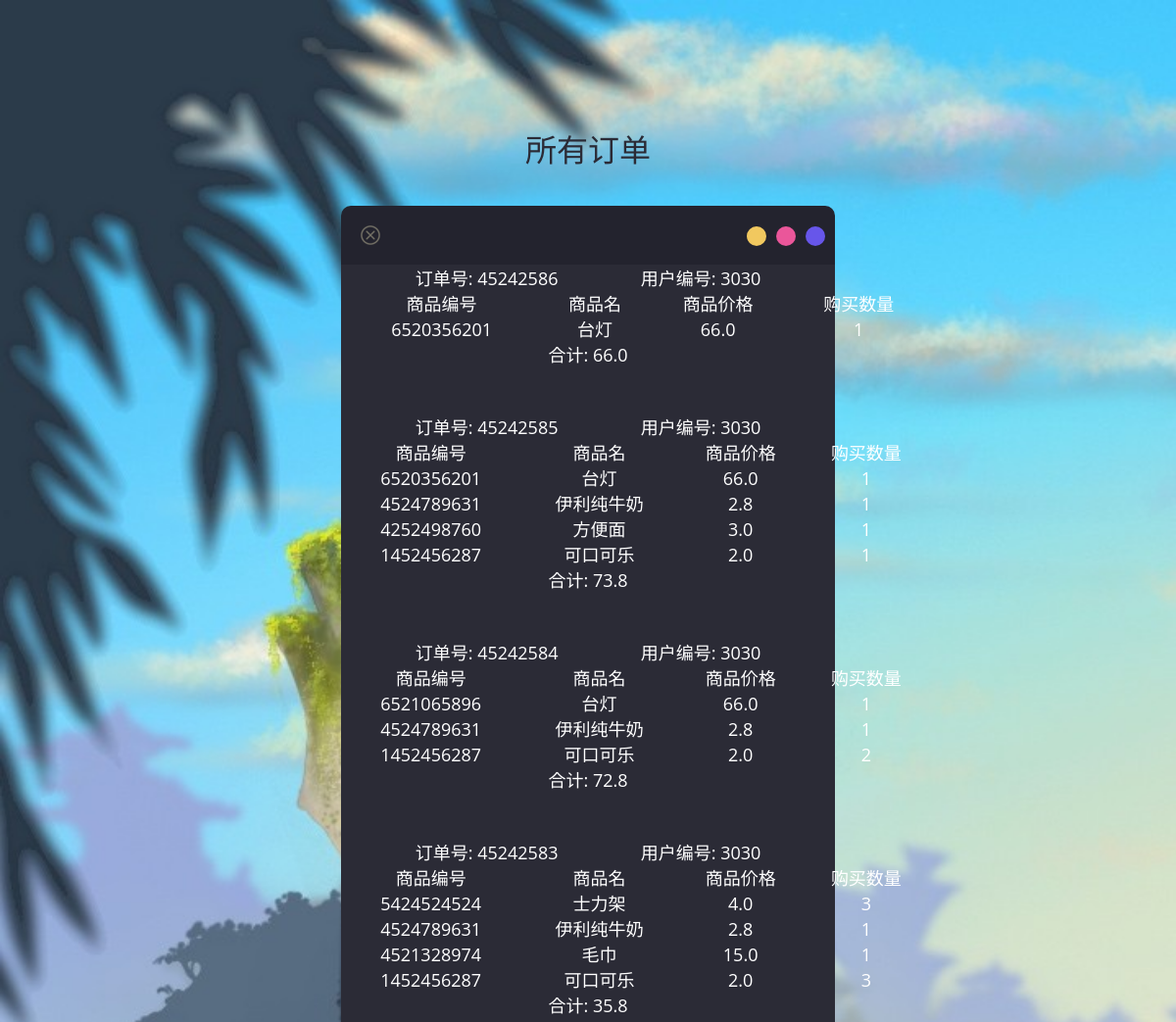
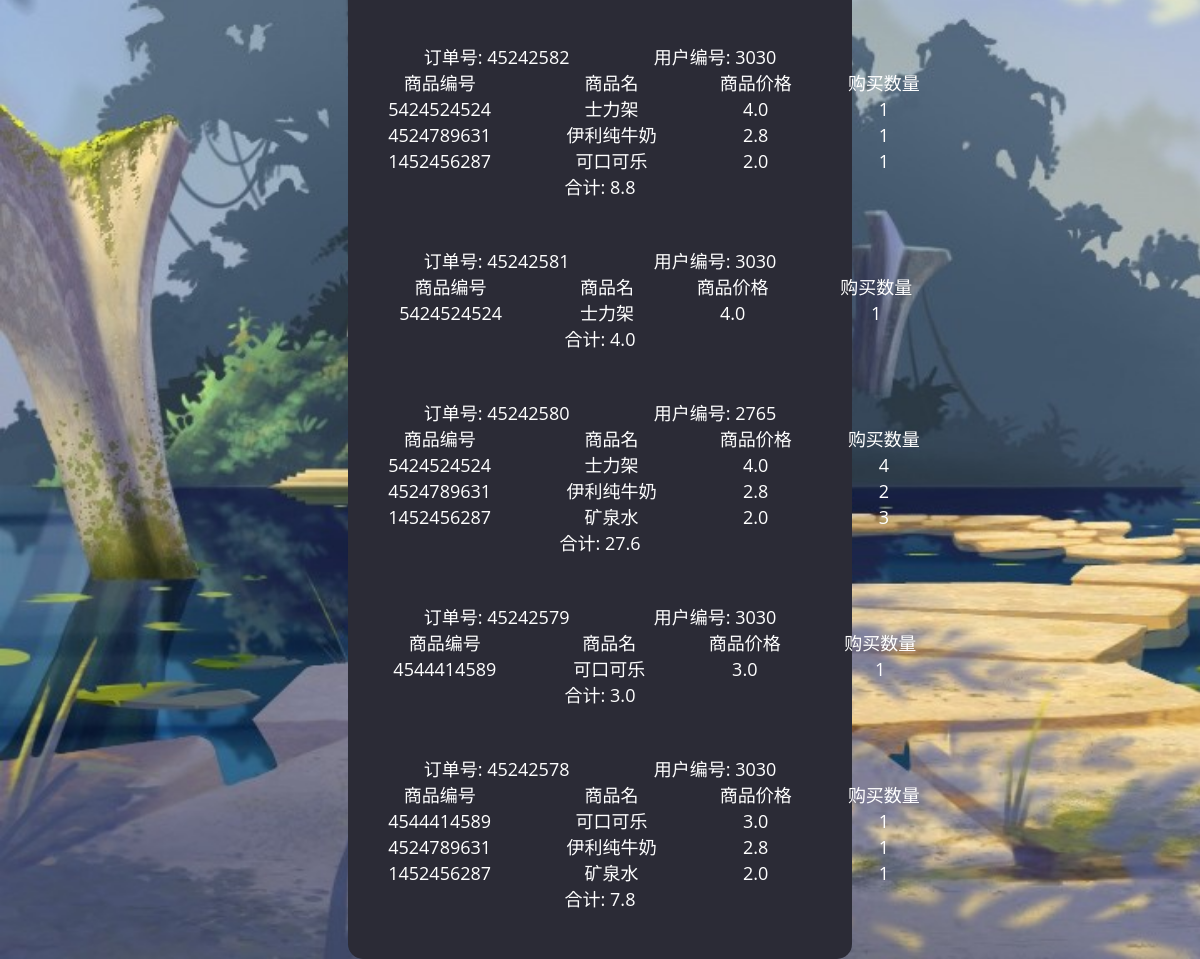
Page /admin/orders on the committed database (2 pictures, top to bottom).
### tables this page shows
CREATE TABLE "history" (
  "order_id" integer NOT NULL,
  "use_id" integer NOT NULL,
  "good_id" INTEGER NOT NULL,
  "good_name" TEXT NOT NULL,
  "number" INTEGER NOT NULL,
  "price" real NOT NULL,
  PRIMARY KEY ("order_id", "good_id")
);

### SIMS.py (the view)
@app.route('/admin/orders', methods=['GET', 'POST'])
def admin_orders():
    error = None
    sum_list = []
    order_ids = []
    user_id = []
    orders = query_db('''SELECT * from history''', [], False)[::-1]
    ids = query_db('''SELECT order_id from history''', [], False)
    for i in ids:
        if not i['order_id'] in order_ids:
            order_ids.append(i['order_id'])
    order_ids = order_ids[::-1]
    for i in order_ids:
        sum = 0
        for record in orders:
            if record['order_id']== i:
                sum += round(record['price'] * record['number'],2)
        sum_list.append(sum)
        user_id.append(query_db('''select use_id from history WHERE order_id = ?''',[i], True)['use_id'])
    return render_template('admin_orders.html', error=error, order_ids=order_ids,
                           orders=orders, sum_list=sum_list[::-1], user_id= user_id)

### SIMS.py (called while the page is built)
def conn_db():
    try:
        return sqlite3.connect(DATABASE)
    except Exception as e:
        print(e)

@app.before_request
def before_request():
    g.db = conn_db()

@app.teardown_request
def teardown_request(exception):
    if hasattr(g, 'db'):
        g.db.close()

def query_db(query, args=(), one=False):
    cur = g.db.execute(query, args)
    rv = [dict((cur.description[idx][0], value)
               for idx, value in enumerate(row)) for row in cur.fetchall()]
    return (rv[0] if rv else None) if one else rv

### templates/admin_orders.html (shortened to what this page needs)
<!DOCTYPE html>
<html>
<head>
<link href="../static/css/style.css" rel='stylesheet' type='text/css' />
<link href='fonts.useso.com/css?family=PT+Sans:400,700,400italic,700italic|Oswald:400,300,700' rel='stylesheet' type='text/css'>
<link href='fonts.useso.com/css?family=Exo+2' rel='stylesheet' type='text/css'>
</head>
{% block content %}
<body>
 <h1>所有订单</h1>
<div class="show-form">
	<div class="close"> </div>
		<div class="head-info">
			<label class="lbl-1"> </label>
			<label class="lbl-2"> </label>
			<label class="lbl-3"> </label>
		</div>
        {% if order_ids %}
            {% for order_id in order_ids %}
                <h5 align="center">订单号: {{ order_id }}&nbsp;&nbsp;&nbsp;&nbsp;
                    &nbsp;&nbsp;&nbsp;&nbsp;&nbsp;&nbsp;&nbsp;&nbsp;&nbsp;&nbsp;
                    &nbsp;&nbsp;用户编号: {{ user_id.pop(0) }}</h5>
                <table width="600" border="1" align="center">
                    <tr>
                        <th align="center">商品编号</th>
                        <th align="center">商品名</th>
                        <th align="center">商品价格</th>
                        <th align="center">购买数量</th>
                    </tr>
                    {% for record in orders%}
                        {% if record.order_id == order_id  %}
                         <tr>
                            <th>{{ record.good_id }}</th>
                            <th>{{ record.good_name }}</th>
                            <th>{{ record.price }}</th>
                            <th>{{ record.number }}</th>
                         </tr>
                        {% endif %}
                    {% endfor %}
                </table>
                    <h5 display="inline" align="center">合计: {{ sum_list.pop() }}</h5>
                <br><br>
            {% endfor %}
        {% endif %}
</div>
</body>
{% endblock %}
</html>

### static/css/style.css (style rules this page uses)
html,body,div,span,applet,object,iframe,h1,h2,h3,h4,h5,h6,p,blockquote,pre,a,abbr,acronym,address,big,cite,code,del,dfn,em,img,ins,kbd,q,s,samp,small,strike,strong,sub,sup,tt,var,b,u,i,dl,dt,dd,ol,nav ul,nav li,fieldset,form,label,legend,table,caption,tbody,tfoot,thead,tr,th,td,article,aside,canvas,details,embed,figure,figcaption,footer,header,hgroup,menu,nav,output,ruby,section,summary,time,mark,audio,video { margin:0;padding:0;border:0;font-size:100%;font:inherit;vertical-align:baseline; }
table { border-collapse:collapse;border-spacing:0; }
body { background: url(../images/bg1.jpg) no-repeat 0px 0px; font-family: 'Open Sans', sans-serif; background-size:cover; -webkit-background-size:cover; -moz-background-size:cover; -o-background-size:cover; min-height:1050px; }
.close { background: url('../images/close.png') no-repeat 0px 0px; cursor: pointer; width: 20px; height: 20px; position: absolute; left: 20px; top: 20px; -webkit-transition: color 0.2s ease-in-out; -moz-transition: color 0.2s ease-in-out; -o-transition: color 0.2s ease-in-out; transition: color 0.2s ease-in-out; }
h1 { font-family: 'Exo 2', sans-serif; text-align: center; padding-top: 4em; font-weight: 400; color: #2B2B36; font-size: 2em; }
.show-form { background: #2b2b36; position: relative; width: 42%; margin: 3% auto 0 auto; text-align: center; border-radius: 15px; -webkit-border-radius: 15px; -moz-border-radius: 15px; -o-border-radius: 15px; a: 15px; font-size: 18px; color: #FFFFFF; }
.head-info { padding: 5px 0; text-align: center; font-weight: 600; font-size: 2em; color: #fff; background: #23232e; height: 50px; border-top-left-radius: 10px; -webkit-border-top-left-radius: 10px; -moz-border-top-left-radius: 10px; -o-border-top-left-radius: 10px; border-top-right-radius: 10px; -webkit-border-top-right-radius: 10px; -moz-border-top-right-radius: 10px; -o-border-top-right-radius: 10p }
label.lbl-1 { background: #6756ea; width: 20px; height: 20px; display: block; float: right; border-radius: 50%; margin: 16px 10px 0px 0px; }
label.lbl-2 { background: #ea569a; width: 20px; height: 20px; display: block; float: right; border-radius: 50%; margin: 16px 10px 0px 0px; }
label.lbl-3 { background: #f1c85f; width: 20px; height: 20px; display: block; float: right; border-radius: 50%; margin: 16px 10px 0px 0px; }
@media (max-width:1440px) { body { min-height: 811px; } }
@media (max-width:1366px) { body { min-height: 768px; } }
@media (max-width:1280px) { body { min-height: 711px; } }

### rows in the picture
history: order "45242586", pop "3030", good_id "6520356201", good_name "台灯", price "66.0", number "1", pop "66.0"
history: order "45242585", pop "3030", good_id "1452456287", good_name "可口可乐", price "2.0", number "1", pop "73.8"
history: good_id "6520356201", good_name "台灯", price "66.0", number "1"
history: good_id "4524789631", good_name "伊利纯牛奶", price "2.8", number "1"
history: good_id "4252498760", good_name "方便面", price "3.0", number "1"
history: order "45242584", pop "3030", good_id "1452456287", good_name "可口可乐", price "2.0", number "2", pop "72.8"
history: good_id "6521065896", good_name "台灯", price "66.0", number "1"
history: good_id "4524789631", good_name "伊利纯牛奶", price "2.8", number "1"
history: order "45242583", pop "3030", good_id "1452456287", good_name "可口可乐", price "2.0", number "3", pop "35.8"
history: good_id "5424524524", good_name "士力架", price "4.0", number "3"
history: good_id "4524789631", good_name "伊利纯牛奶", price "2.8", number "1"
history: good_id "4521328974", good_name "毛巾", price "15.0", number "1"
history: order "45242582", pop "3030", good_id "1452456287", good_name "可口可乐", price "2.0", number "1", pop "8.8"
history: good_id "5424524524", good_name "士力架", price "4.0", number "1"
history: good_id "4524789631", good_name "伊利纯牛奶", price "2.8", number "1"
history: order "45242581", pop "3030", good_id "5424524524", good_name "士力架", price "4.0", number "1", pop "4.0"
history: order "45242580", pop "2765", good_id "1452456287", good_name "矿泉水", price "2.0", number "3", pop "27.6"
history: good_id "5424524524", good_name "士力架", price "4.0", number "4"
history: good_id "4524789631", good_name "伊利纯牛奶", price "2.8", number "2"
history: order "45242579", pop "3030", good_id "4544414589", good_name "可口可乐", price "3.0", number "1", pop "3.0"
history: order "45242578", pop "3030", good_id "1452456287", good_name "矿泉水", price "2.0", number "1", pop "7.8"
history: good_id "4544414589", good_name "可口可乐", price "3.0", number "1"
history: good_id "4524789631", good_name "伊利纯牛奶", price "2.8", number "1"
